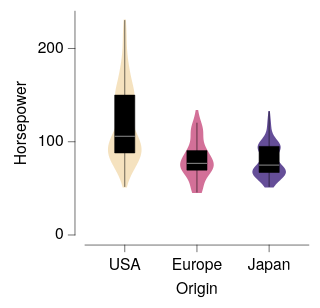

Describe this chart as a Vega-Lite specification.
### Vega-Lite specification from a JSON file in a GitHub repository (floating-point values rounded to 4 significant figures; data arrays with more than 128 entries replaced by an {"elided": "..."} marker saying what was removed)
{"background": null, "config": {"arc": {"fill": "#DBDBDB", "fillOpacity": 1.0, "innerRadius": 25.0, "padAngle": 0.03, "stroke": "black", "strokeOpacity": 1, "strokeWidth": 0.25}, "area": {"fill": "#DBDBDB", "fillOpacity": 1.0, "stroke": "black", "strokeOpacity": 1, "strokeWidth": 0.25}, "axis": {"domain": true, "domainCap": "round", "domainColor": "black", "domainWidth": 0.25, "grid": false, "gridCap": "round", "gridColor": "#F1F1F1", "gridDash": [0, 0], "gridOpacity": 1.0, "gridWidth": 0.25, "labelColor": "black", "labelFont": "HelveticaNeue", "labelFontSize": 7, "labelFontStyle": "normal", "labelFontWeight": 400, "offset": 4.5, "ticks": true, "tickCap": "round", "tickColor": "black", "tickRound": false, "tickSize": 3, "tickWidth": 0.25, "titleColor": "black", "titleFont": "HelveticaNeue", "titleFontSize": 7, "titleFontStyle": "normal", "titleFontWeight": 400}, "axisX": {"domain": true, "labelAlign": "center", "labelAngle": 0, "labels": true, "ticks": true, "translate": 0}, "axisY": {"domain": true, "labelAlign": "right", "labelAngle": 0, "labels": true, "ticks": true, "translate": 0}, "axisRight": {"domain": true, "labelAlign": "left", "labelAngle": 0, "labels": true, "ticks": true, "translate": 0}, "axisTop": {"domain": true, "labelAlign": "center", "labelAngle": 0, "labels": true, "ticks": true, "translate": 0}, "axisBand": {"tickOffset": 0}, "bar": {"fill": "#DBDBDB", "fillOpacity": 1.0, "stroke": "black", "strokeOpacity": 1, "strokeWidth": 0.25}, "boxplot": {"size": 9.0, "ticks": {"cornerRadius": 0.25, "fill": "black", "size": 4.5, "thickness": 0.25}, "box": {"fillOpacity": 1.0, "stroke": "black", "strokeOpacity": 1, "strokeWidth": 0.25}, "median": {"fill": "black", "fillOpacity": 1.0, "size": 9.0, "thickness": 0.25}, "rule": {"fill": "black", "fillOpacity": 1.0, "size": 10.0, "stroke": "black", "strokeDash": [0, 0], "strokeOpacity": 1, "strokeWidth": 0.25}, "outliers": {"color": "black", "fill": "black", "fillOpacity": 1.0, "size": 0, "stroke": "black", "strokeOpacity": 1, "strokeWidth": 0.25}}, "circle": {"fill": "black", "fillOpacity": 1.0, "size": 0.5, "stroke": null, "strokeOpacity": 1, "strokeWidth": 0.25}, "errorband": {"band": {"fillOpacity": 0.6, "stroke": null, "strokeWidth": 0.25, "strokeOpacity": 1}, "borders": {"opacity": 0, "strokeOpacity": 0.25, "strokeWidth": 1}}, "errorbar": {"opacity": 1, "rule": {"strokeDash": [0, 0], "strokeWidth": 0.25}, "ticks": {"color": "black", "cornerRadius": 0.125, "opacity": 1, "size": 6.0, "thickness": 0.25}, "thickness": 0.25}, "font": "HelveticaNeue", "geoshape": {"fill": "#DBDBDB", "fillOpacity": 1.0, "stroke": "black", "strokeOpacity": 1, "strokeWidth": 0.25}, "header": {"labelColor": "black", "labelFont": "HelveticaNeue", "labelFontSize": 7, "labelFontStyle": "normal", "labelFontWeight": 400, "titleColor": "black", "titleFont": "HelveticaNeue", "titleFontSize": 7, "titleFontStyle": "normal", "titleFontWeight": 400, "titlePadding": 0}, "legend": {"disable": false, "offset": 4.5, "gradientLength": 50.0, "gradientThickness": 5.0, "gradientOpacity": 1.0, "gradientStrokeColor": "black", "gradientStrokeWidth": 0.25, "labelColor": "black", "labelFont": "HelveticaNeue", "labelFontSize": 7, "labelFontStyle": "normal", "labelFontWeight": 400, "strokeColor": "black", "strokeWidth": 0, "symbolSize": 42, "symbolStrokeColor": "black", "symbolStrokeWidth": 0.25, "titleColor": "black", "titleFont": "HelveticaNeue", "titleFontSize": 7, "titleFontStyle": "normal", "titleFontWeight": 400}, "line": {"color": "black", "stroke": "black", "strokeCap": "round", "strokeDash": [0, 0], "strokeOpacity": 1, "strokeWidth": 0.375}, "point": {"filled": true, "fill": "#DBDBDB", "fillOpacity": 1.0, "size": 5.0, "stroke": "black", "strokeOpacity": 1, "strokeWidth": 0.25}, "range": {"category": ["#C6D9F1", "#F1C9CB", "#FEF0B9", "#CEE37A", "#7AA8E0", "#E589A3", "#FDDD5D", "#68B961", "#4177B1", "#C35082", "#E5C227", "#438156"], "diverging": {"scheme": ["#C35082", "#CE6D94", "#D989A7", "#E2A4BA", "#EABFCE", "#F1DBE2", "#F6F6F6", "#D7E0EB", "#B9CBE0", "#9BB6D5", "#7DA1C9", "#5F8CBD", "#4177B1"]}, "heatmap": {"scheme": ["#DFE9F7", "#C6D9F1", "#ADC8EC", "#94B8E6", "#7AA8E0", "#6097DA", "#4D87CA", "#4177B1", "#386898", "#2F597F", "#264A69", "#1D3A58"]}, "ordinal": {"scheme": ["#F1F1F1", "#DBDBDB", "#C6C6C6", "#B2B2B2", "#9D9D9D", "#898989", "#767676", "#636363", "#515151", "#404040", "#2F2F2F", "#1F1F1F"]}, "ramp": {"scheme": ["#DFE9F7", "#C6D9F1", "#ADC8EC", "#94B8E6", "#7AA8E0", "#6097DA", "#4D87CA", "#4177B1", "#386898", "#2F597F", "#264A69", "#1D3A58"]}}, "rule": {"color": "black", "stroke": "black", "strokeCap": "round", "strokeDash": [2, 2], "strokeOpacity": 1, "strokeWidth": 0.25}, "scale": {"bandPaddingInner": 0.1, "bandPaddingOuter": 0.1, "round": false}, "rect": {"fill": "#DBDBDB", "fillOpacity": 1.0, "stroke": "black", "strokeOpacity": 1, "strokeWidth": 0.25}, "square": {"fill": "#DBDBDB", "fillOpacity": 1.0, "size": 10.0, "stroke": "black", "strokeOpacity": 1, "strokeWidth": 0.25}, "text": {"color": "black", "font": "HelveticaNeue", "fontSize": 7, "fontStyle": "normal", "fontWeight": 400}, "title": {"anchor": "middle", "frame": "group", "color": "black", "font": "HelveticaNeue", "fontSize": 7, "fontStyle": "normal", "fontWeight": 400, "subtitleColor": "black", "subtitleFont": "HelveticaNeue", "subtitleFontSize": "HelveticaNeue", "subtitleFontStyle": "normal", "subtitleFontWeight": 400}, "view": {"continuousWidth": 100, "continuousHeight": 100, "discreteWidth": 100, "discreteHeight": 100, "fill": null, "stroke": null, "strokeWidth": 0.25}}, "layer": [{"data": {"name": "data-436178437a4916390a797cd3a4c4a67d"}, "mark": {"type": "line", "fillOpacity": 0.85, "filled": true, "strokeOpacity": 0, "strokeWidth": 0.25}, "encoding": {"color": {"field": "__group", "legend": null, "scale": {"range": ["#F4DDB4", "#CC5887", "#4B2F87"]}, "sort": ["USA", "Europe", "Japan"], "title": null, "type": "nominal"}, "order": {"field": "__order", "type": "quantitative"}, "x": {"axis": null, "field": "__x", "scale": {"domain": [0, 100]}, "type": "quantitative"}, "y": {"field": "__y", "title": "Horsepower", "type": "quantitative"}}}, {"data": {"name": "data-d7a230a7326baf606a19256938f2a2d2"}, "mark": {"type": "boxplot", "color": "black", "median": {"fill": "white"}, "rule": {"stroke": "black"}, "ticks": false}, "encoding": {"x": {"axis": {}, "field": "Origin", "sort": ["USA", "Europe", "Japan"], "title": "Origin", "type": "nominal"}, "y": {"field": "Horsepower", "title": "Horsepower", "type": "quantitative"}}}], "resolve": {"axis": {"x": "independent"}}, "$schema": "https://vega.github.io/schema/vega-lite/v6.4.1.json", "datasets": {"data-436178437a4916390a797cd3a4c4a67d": {"elided": "1200 records"}, "data-d7a230a7326baf606a19256938f2a2d2": {"elided": "400 records"}}}
